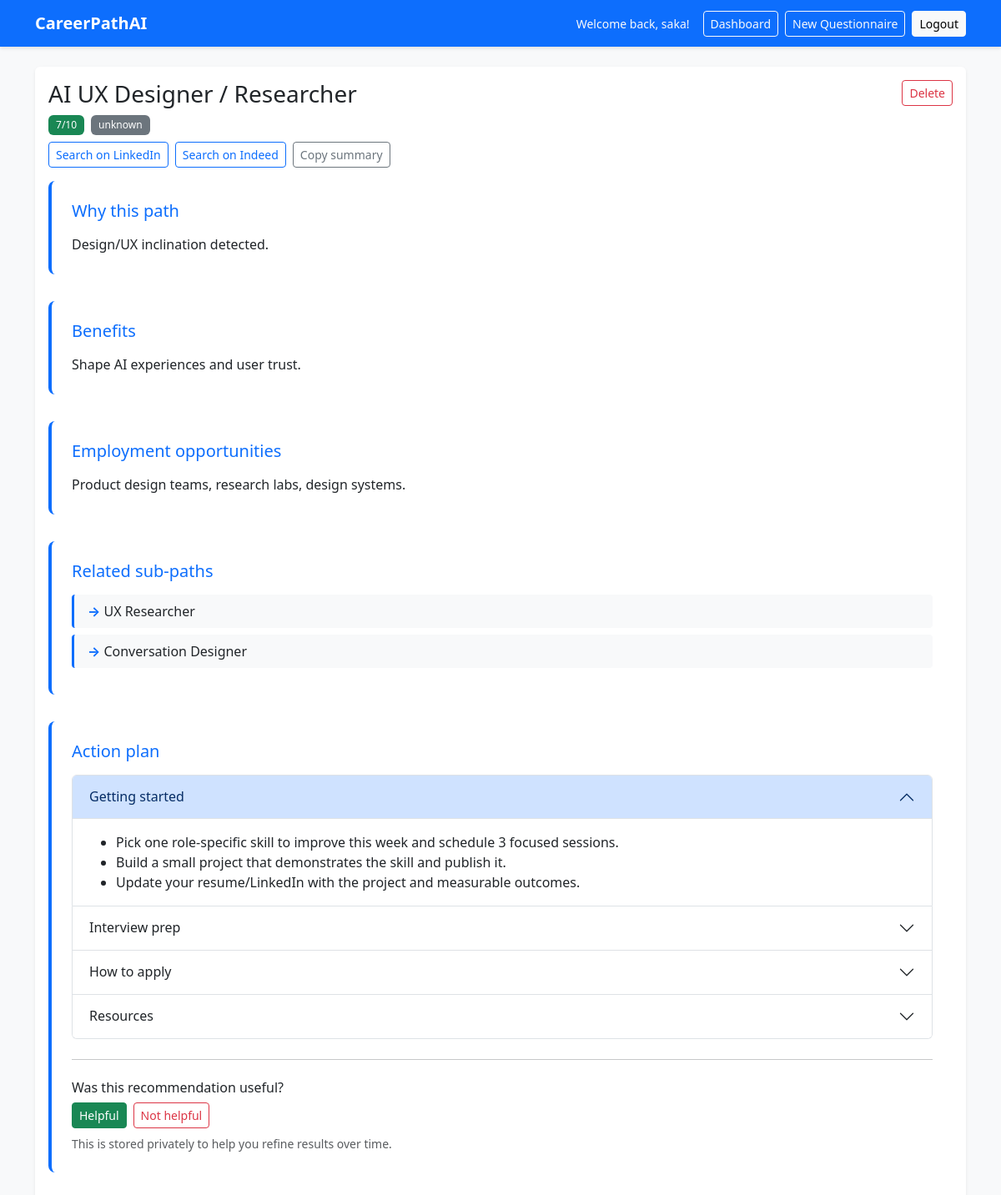
/recommendation/12/ (signed in), run on the app's committed database.
### recommender/models.py (models this page shows, shortened)
class Recommendation(models.Model):
    questionnaire = models.ForeignKey(Questionnaire, on_delete=models.CASCADE, related_name="recommendations")
    career_name = models.CharField(max_length=150)
    score = models.PositiveIntegerField()
    explanation = models.TextField()
    getting_started = models.JSONField(default=list, blank=True)
    resources = models.JSONField(default=list, blank=True)
    interview_prep = models.JSONField(default=list, blank=True)
    how_to_apply = models.JSONField(default=list, blank=True)
    generation_source = models.CharField(max_length=20, default="unknown")  # genai|heuristic|unknown
    model_name = models.CharField(max_length=100, blank=True, default="")
    prompt_version = models.CharField(max_length=50, blank=True, default="")
    user_rating = models.SmallIntegerField(null=True, blank=True)  # 1=helpful, -1=not helpful
    user_rating_note = models.TextField(blank=True, default="")
    created_at = models.DateTimeField(auto_now_add=True)
    deleted_at = models.DateTimeField(null=True, blank=True)

### recommender/views.py (the view)
# urls.py: path("recommendation/<int:pk>/", views.recommendation_detail, name="recommendation_detail"),
@login_required
def recommendation_detail(request, pk):
    rec = get_object_or_404(Recommendation, pk=pk, questionnaire__user=request.user)
    if rec.deleted_at is not None:
        messages.warning(request, "This recommendation is in the recycle bin.")
        return redirect("dashboard")
    parsed = _parse_explanation(rec.explanation)
    return render(
        request,
        "recommender/recommendation_detail.html",
        {
            "rec": rec,
            "details": parsed,
        },
    )

### recommender/views.py (called while the page is built)
def _parse_explanation(text: str) -> dict:
    parsed = {"why": "", "benefits": "", "opportunities": "", "sub_paths": []}
    if not text:
        return parsed
    for line in text.splitlines():
        lower = line.lower()
        if line.startswith("Why:"):
            parsed["why"] = line.replace("Why:", "", 1).strip()
        elif lower.startswith("benefits:"):
            parsed["benefits"] = line.split(":", 1)[1].strip() if ":" in line else line.strip()
        elif lower.startswith("employment opportunities:"):
            parsed["opportunities"] = line.split(":", 1)[1].strip() if ":" in line else line.strip()
        elif lower.startswith("related sub-paths:"):
            sub = line.split(":", 1)[1].strip() if ":" in line else ""
            parsed["sub_paths"] = [s.strip() for s in sub.split(",") if s.strip()]
    return parsed

### recommender/templates/recommender/recommendation_detail.html (shortened to what this page needs)
{% extends "base.html" %}
{% load tz %}
{% block content %}
<div class="card shadow-sm">
  <div class="card-body">
    <div class="d-flex justify-content-between align-items-start mb-3">
      <div>
        <h3 class="card-title mb-2">{{ rec.career_name }}</h3>
        <div class="d-flex flex-wrap gap-2 align-items-center">
          <span class="badge bg-success">{{ rec.score }}/10</span>
          {% if rec.generation_source %}
          <span class="badge bg-secondary">{{ rec.generation_source }}</span>
          {% endif %}
        </div>
        <div class="mt-2 d-flex flex-wrap gap-2">
          <a class="btn btn-sm btn-outline-primary" target="_blank" rel="noopener noreferrer" href="https://www.linkedin.com/jobs/search/?keywords={{ rec.career_name|urlencode }}">Search on LinkedIn</a>
          <a class="btn btn-sm btn-outline-primary" target="_blank" rel="noopener noreferrer" href="https://www.indeed.com/jobs?q={{ rec.career_name|urlencode }}">Search on Indeed</a>
          <button
            type="button"
            class="btn btn-sm btn-outline-secondary"
            data-copy-share
            data-share-text="CareerPathAI — {{ rec.career_name }} ({{ rec.score }}/10)\n\nWhy: {{ details.why|default:''|escapejs }}\n\nGetting started: {% for s in rec.getting_started|slice:':3' %}- {{ s|escapejs }}\n{% endfor %}\nResources: {% for r in rec.resources|slice:':3' %}- {{ r.title|escapejs }}{% if r.url %} ({{ r.url|escapejs }}){% endif %}\n{% endfor %}"
          >Copy summary</button>
        </div>
      </div>
      <form method="post" action="{% url 'delete_recommendation' rec.id %}" onsubmit="return confirm('Move to recycle bin?');">
        <button type="submit" class="btn btn-sm btn-outline-danger">Delete</button>
      </form>
    </div>
    {% if details %}
      {% if details.why %}
      <div class="recommendation-section">
        <h5>Why this path</h5>
        <p class="mb-0">{{ details.why }}</p>
      </div>
      {% endif %}
      {% if details.benefits %}
      <div class="recommendation-section">
        <h5>Benefits</h5>
        <p class="mb-0">{{ details.benefits }}</p>
      </div>
      {% endif %}
      {% if details.opportunities %}
      <div class="recommendation-section">
        <h5>Employment opportunities</h5>
        <p class="mb-0">{{ details.opportunities }}</p>
      </div>
      {% endif %}
      {% if details.sub_paths %}
      <div class="recommendation-section">
        <h5>Related sub-paths</h5>
        <ul class="sub-paths-list mb-0">
          {% for sub in details.sub_paths %}
          <li>{{ sub }}</li>
          {% endfor %}
        </ul>
      </div>
      {% endif %}
    {% else %}
      <p class="mb-0">{{ rec.explanation|linebreaks }}</p>
    {% endif %}
    {% if rec.getting_started or rec.interview_prep or rec.how_to_apply or rec.resources %}
    <div class="recommendation-section">
      <div class="d-flex justify-content-between align-items-center mb-3">
        <h5 class="mb-0">Action plan</h5>
      </div>
      <div class="accordion" id="actionPlanAccordion">
        {% if rec.getting_started %}
        <div class="accordion-item">
          <h2 class="accordion-header" id="headingGettingStarted">
            <button class="accordion-button" type="button" data-bs-toggle="collapse" data-bs-target="#collapseGettingStarted" aria-expanded="true" aria-controls="collapseGettingStarted">
              Getting started
            </button>
          </h2>
          <div id="collapseGettingStarted" class="accordion-collapse collapse show" aria-labelledby="headingGettingStarted" data-bs-parent="#actionPlanAccordion">
            <div class="accordion-body">
              <ul class="mb-0">
                {% for step in rec.getting_started %}
                <li>{{ step }}</li>
                {% endfor %}
              </ul>
            </div>
          </div>
        </div>
        {% endif %}
        {% if rec.interview_prep %}
        <div class="accordion-item">
          <h2 class="accordion-header" id="headingInterview">
            <button class="accordion-button collapsed" type="button" data-bs-toggle="collapse" data-bs-target="#collapseInterview" aria-expanded="false" aria-controls="collapseInterview">
              Interview prep
            </button>
          </h2>
        </div>
        {% endif %}
        {% if rec.how_to_apply %}
        <div class="accordion-item">
          <h2 class="accordion-header" id="headingApply">
            <button class="accordion-button collapsed" type="button" data-bs-toggle="collapse" data-bs-target="#collapseApply" aria-expanded="false" aria-controls="collapseApply">
              How to apply
            </button>
          </h2>
        </div>
        {% endif %}
        {% if rec.resources %}
        <div class="accordion-item">
          <h2 class="accordion-header" id="headingResources">
            <button class="accordion-button collapsed" type="button" data-bs-toggle="collapse" data-bs-target="#collapseResources" aria-expanded="false" aria-controls="collapseResources">
              Resources
            </button>
          </h2>
        </div>
        {% endif %}
      </div>
      <hr class="my-4" />
      <div>
        <h6 class="mb-2">Was this recommendation useful?</h6>
        <div class="d-flex flex-wrap gap-2">
          <form method="post" action="{% url 'rate_recommendation' rec.id %}">
            <button type="submit" class="btn btn-sm btn-success">Helpful</button>
          </form>
          <form method="post" action="{% url 'rate_recommendation' rec.id %}">
            <button type="submit" class="btn btn-sm btn-outline-danger">Not helpful</button>
          </form>
        </div>
        <p class="text-muted small mt-2 mb-0">
          This is stored privately to help you refine results over time.
        </p>
      </div>
    </div>
    {% endif %}
  </div>
</div>
{% endblock %}

### templates/base.html (shortened to what this page needs)
<!DOCTYPE html>
<html lang="en">
  <head>
    {% load static %}
    <link
      href="https://cdn.jsdelivr.net/npm/bootstrap@5.3.3/dist/css/bootstrap.min.css"
      rel="stylesheet"
    />
    <link href="{% static 'css/custom.css' %}" rel="stylesheet" />
  </head>
  <body class="bg-light">
    <nav class="navbar navbar-expand-lg navbar-dark bg-primary mb-4">
      <div class="container">
        <a class="navbar-brand" href="{% url 'landing' %}">CareerPathAI</a>
        <div class="d-flex align-items-center gap-3 ms-auto">
          {% if user.is_authenticated %}
          <span class="text-light small mb-0"
            >Welcome back, {{ user.username }}!</span
          >
          {% endif %}
          <div class="d-flex gap-2">
            {% if user.is_authenticated %}
            <a class="btn btn-outline-light btn-sm" href="{% url 'dashboard' %}"
              >Dashboard</a
            >
            <a
              class="btn btn-outline-light btn-sm"
              href="{% url 'questionnaire' %}"
              >New Questionnaire</a
            >
            <a class="btn btn-light btn-sm" href="{% url 'logout' %}">Logout</a>
            {% endif %}
          </div>
        </div>
      </div>
    </nav>
    <main class="container">
       {% block content %}{% endblock %}
    </main>
  </body>
</html>

### static/css/custom.css (style rules this page uses)
:root { --primary-color: #0d6efd; --secondary-color: #6c757d; --success-color: #198754; --danger-color: #dc3545; --warning-color: #ffc107; --info-color: #0dcaf0; --light-color: #f8f9fa; --dark-color: #212529; }
* { transition: background-color 0.2s ease, color 0.2s ease; }
.navbar { box-shadow: 0 2px 4px rgba(0, 0, 0, 0.1); }
.navbar-brand { font-weight: 600; font-size: 1.25rem; }
.card { border: none; transition: transform 0.2s ease, box-shadow 0.2s ease; }
.btn { transition: all 0.2s ease; }
.badge { font-weight: 500; padding: 0.5em 0.75em; }
.recommendation-section { margin-bottom: 2rem; padding: 1.5rem; background-color: white; border-radius: 0.5rem; border-left: 4px solid var(--primary-color); }
.recommendation-section h5 { color: var(--primary-color); margin-bottom: 1rem; }
.sub-paths-list { list-style: none; padding-left: 0; }
.sub-paths-list li { padding: 0.5rem 1rem; margin-bottom: 0.5rem; background-color: var(--light-color); border-radius: 0.25rem; border-left: 3px solid var(--primary-color); }
.sub-paths-list li:before { content: "→ "; color: var(--primary-color); font-weight: bold; }

### data on the page
Recommendation: career_name "AI UX Designer / Researcher", score "7", generation_source "unknown"

### other printed values
{{ user.username }} "saka"
{{ details.why }} "Design/UX inclination detected."
{{ details.benefits }} "Shape AI experiences and user trust."
{{ details.opportunities }} "Product design teams, research labs, design systems."
{{ sub }} "UX Researcher" "Conversation Designer"
{{ step }} "Pick one role-specific skill to improve this week and schedule 3 focused sessions." "Build a small project that demonstrates the skill and publish it." "Update your resume/LinkedIn with the project and measurable outcomes."
